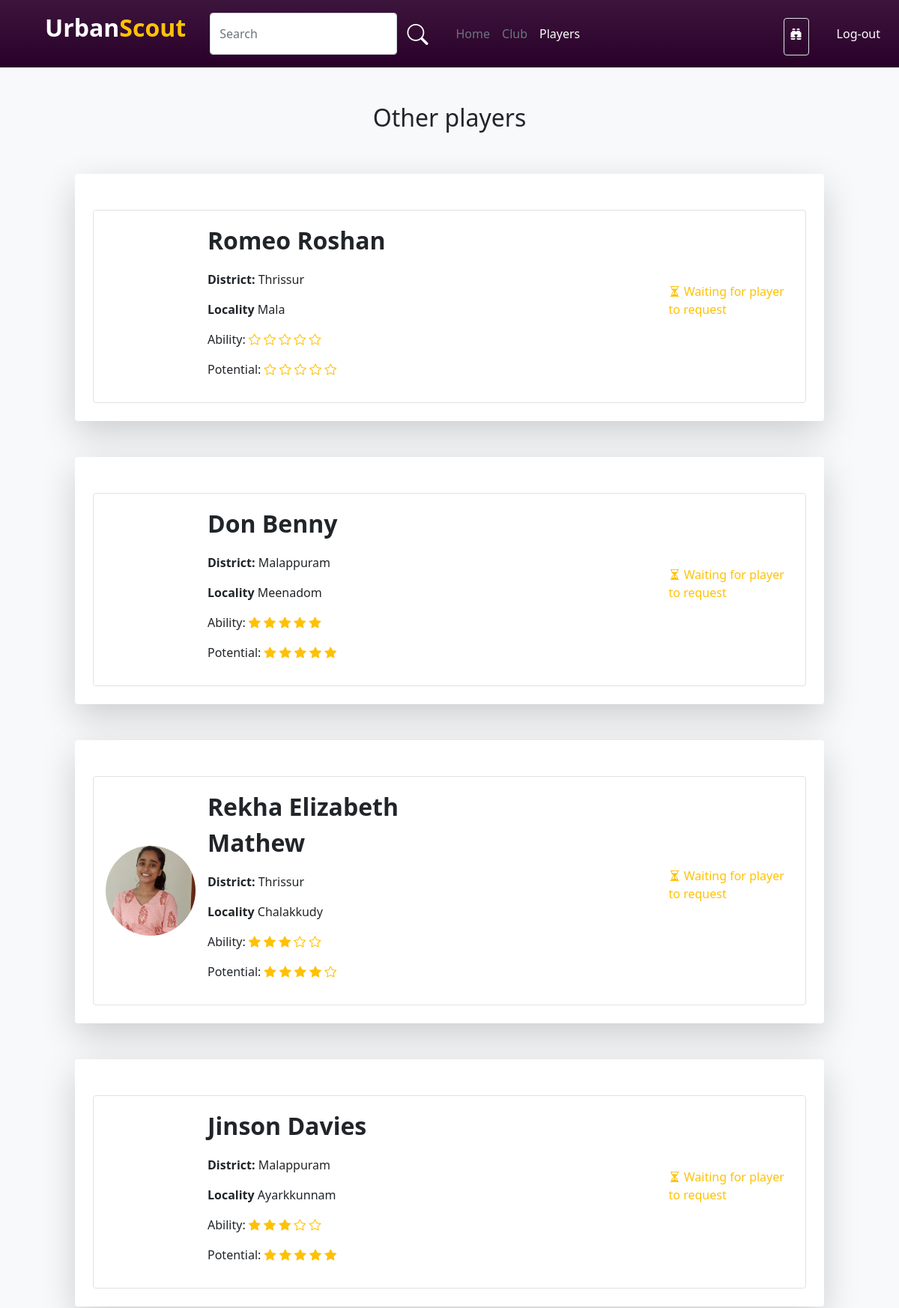
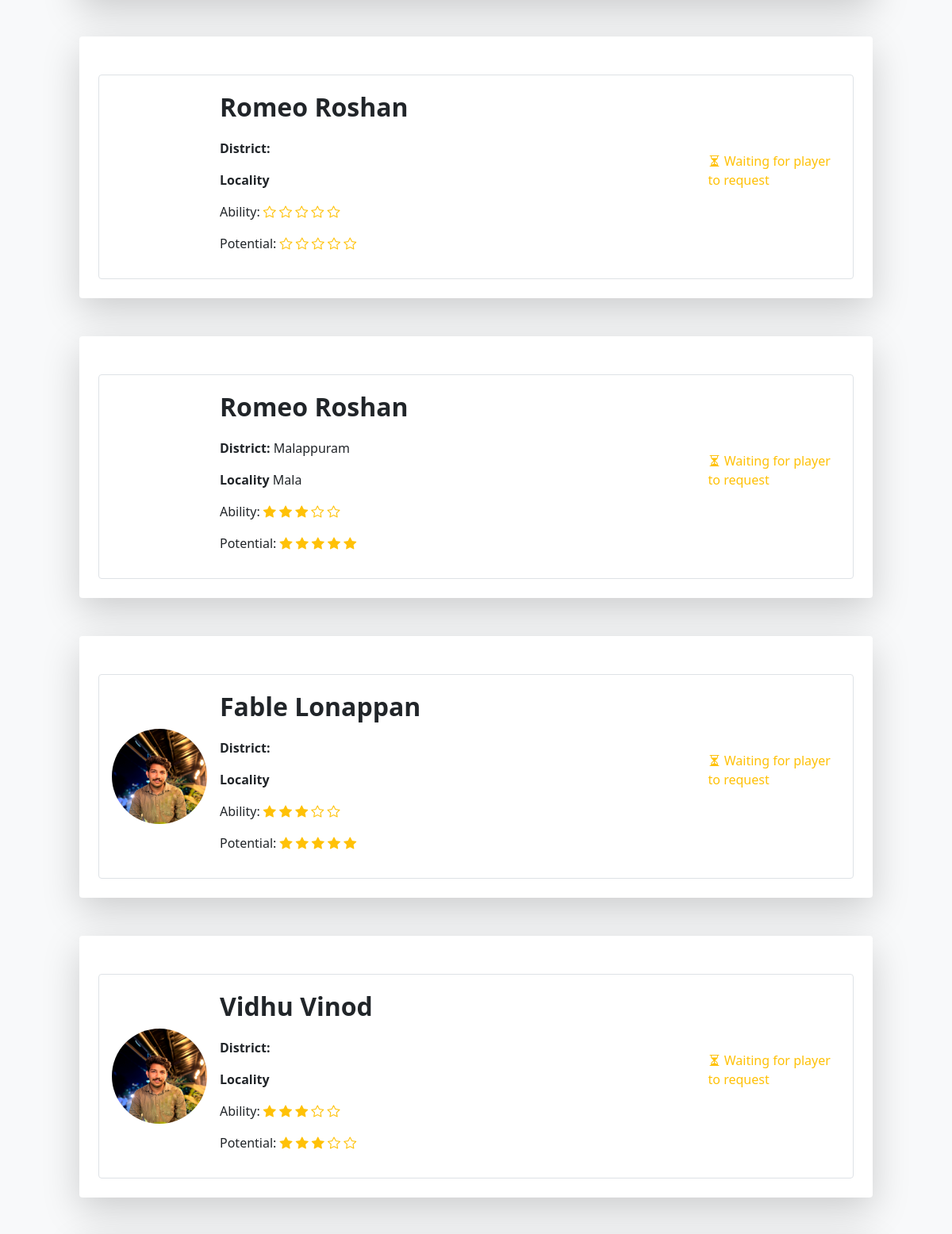
The page /ScoutPlayer (signed in, upper part) on the database its author committed (2 pictures, top to bottom).
### account/models.py (models this page shows)
class User(AbstractUser):
    username=models.CharField(max_length=32, blank=True, null=True)
    USERNAME_FIELD = 'email'
    email = models.EmailField(unique=True)
    img=models.ImageField(upload_to='pics',default='https://img.freepik.com/free-icon/man_318-677829.jpg',null=True)
    is_player=models.BooleanField('is_player',default=False)
    is_club=models.BooleanField('is_club',default=False)
    is_scout=models.BooleanField('is_scout',default=False)
    player_dob = models.DateField(("Date of Birth"), default=date.today, validators=[validate_dob])
    player_pos = models.CharField(("Position"),default='',max_length=30,choices=Pos_Choice)
    district = models.CharField(("District"),default='',max_length=20,choices=District_Choice)
    locality = models.CharField(("Locality"),default='',max_length=50,blank=True)
    player_foot = models.CharField(("Prefered Foot"),default='',max_length=10,choices=Foot_Choice)
    player_ability = models.IntegerField(("Ability"),default=0,choices=Ability_Choice)
    club_reputation = models.IntegerField(("Club Reputation"),default=0,choices=Ability_Choice)
    player_potential = models.IntegerField(("Potential"),default=0,choices=Ability_Choice)
    desc=models.CharField(("Description"),max_length=100, default='')
    club_name=models.CharField((("Club Name")),default='',max_length=30)
    scouted_by=models.CharField(max_length=30,default='')
    subscribed=models.BooleanField(default=False)
    phone = models.CharField(("Phone Number"), null=True, max_length=10, validators=[phone_number_validator])
    score=models.FloatField(default=0.0)
    REQUIRED_FIELDS = []

### account/views.py (the view)
# urls.py: path('ScoutPlayer',views.scoutPlayer,name="ScoutPlayer"),
@login_required(login_url='http://127.0.0.1:8000/login/')
def scoutPlayer(request):
    user = request.user
    interested_players = ShortlistedScouts.objects.filter(scout_id=user.id).values_list('player_id', flat=True)
    all_players = User.objects.filter(is_player=True).values()
    fullname = "{} {}".format(user.first_name, user.last_name)
    interested_players_list = []
    ability_range = range(0, 5)
    not_interested_players_list = []
    for player in all_players:
        player_id = player['id']
        player_data = {
            'id': player['id'],
            'first_name': player['first_name'],
            'last_name':player['last_name'],
            'img':player['img'],
            'district':player['district'],
            'locality':player['locality'],
            'scouted_by':player['scouted_by'],
            'player_ability':player['player_ability'],
            'player_potential':player['player_potential'],
        }
        if player_id in interested_players:
            interested_players_list.append(player_data)
        else:
            not_interested_players_list.append(player_data)
    print(interested_players_list)
    return render(request, 'ScoutPlayer.html', {
        'fullname':fullname,
        'interested_players': interested_players_list,
        'not_interested_players': not_interested_players_list,
        'abilityRange':ability_range,
    })

### template/ScoutPlayer.html (shortened to what this page needs)
{% load static %}
<!DOCTYPE html>
<html lang="en">
<head>
    <link rel="stylesheet" href="{% static 'style.css' %}">
    <link href="https://cdn.jsdelivr.net/npm/bootstrap@5.0.2/dist/css/bootstrap.min.css" rel="stylesheet"
>
    <link rel="stylesheet" href="https://cdn.jsdelivr.net/npm/bootstrap-icons@1.10.5/font/bootstrap-icons.css">
</head>
<body class="bg-light">
    <nav class="navbar player-navbar navbar-expand-lg">
        <div class="container-fluid">
            <a class="ms-5 navbar-brand d-flex fs-2 fw-bold" href="#"><p class="text-white">Urban</p><p class="text-warning">Scout</p></a>
            <div class="collapse navbar-collapse" id="navbarNav">
                <div class="ms-3 d-flex w-75">
                    <input type="text" class="form-control" id="search_bar" placeholder="Search">
                    <button class="btn shadow-none"><i class="bi bi-search fs-3 text-white"></i></button>
                </div>
                <div class="ms-3">
                    <ul class="navbar-nav me-auto mb-2 mb-lg-0">
                        <li class="nav-item">
                            <a class="nav-link  text-secondary" aria-current="page" href="{% url 'index' %}">Home</a>
                        </li>
                        <li class="nav-item">
                            <a class="nav-link text-secondary" aria-current="page" href="{% url 'ScoutClub' %}">Club</a>
                        </li>
                        <li class="nav-item">
                            <a class="nav-link text-white" aria-current="page" href="{% url 'ScoutPlayer' %}">Players</a>
                        </li>
                    </ul>
                </div>
                <div class="d-flex w-100 justify-content-start justify-content-sm-end">
                    <div class="border rounded p-2 pb-0 mt-2 ms-3">
                        <p class="text-light "><i class="bi bi-binoculars-fill"></i> {{user.first_name}}</p>
                    </div>
                    <a class="d-flex flex-column justify-content-center text-decoration-none" href="{% url 'logout' %}"><button class="btn text-white ms-4">Log-out</button></a>
                </div>
            </div>
        </div>
    </nav>
    <div class="d-flex flex-column align-items-center justify-content-center">
        {% if not_interested_players|length > 0 and i.scouted_by != fullname %}
        <h2 class="mt-5">Other players</h2>
        {% endif %}
        {% for i in not_interested_players %}
        {% if i.scouted_by != fullname %}
        <div class="col-10 bg-white rounded p-4 shadow-lg mt-5">
            <div class="border mt-4 d-flex flex-lg-row flex-column justify-content-center justify-content-lg-start align-items-center w-100 p-3 rounded">
                <div class="d-flex align-items-center">
                    <div class="player-scout-img">
                        <img class="w-100 rounded-circle" src={{i.img}} alt="">
                    </div>
                </div>
                <div class="ms-3 col-lg-5 col-12">
                    <p class="fs-2 fw-bold">{{i.first_name}} {{i.last_name}}</p>
                    <p class=""><b>District: </b>{{i.district}} </p>
                    <p class=""><b>Locality </b>{{i.locality}}</p>
                    <p>Ability:{% with ability=i.player_ability %} {% for j in abilityRange %}
                        {% if j < ability %}
                        <i class="bi bi-star-fill text-warning"></i>
                        {% else %}
                        <i class="bi bi-star text-warning"></i>
                        {% endif %}
                        {% endfor %}
                        {% endwith %}
                    </p>
                    <p>Potential:{% with potential=i.player_potential %} {% for j in abilityRange %}
                        {% if j < potential %}
                        <i class="bi bi-star-fill text-warning"></i>
                        {% else %}
                        <i class="bi bi-star text-warning"></i>
                        {% endif %}
                        {% endfor %}
                        {% endwith %}
                    </p>
                </div>
                <div class="d-flex justify-content-lg-end justify-content-center w-100">
                    <div class="d-flex align-items-center justify-content-center col-5">
                        <p class="text-warning"><i class="bi bi-hourglass-split"></i> Waiting for player to request</p>
                    </div>
                </div>
            </div>
        </div>
        {% endif %}
        {% endfor %}
    </div>
</body>
</html>

### static/style.css (style rules this page uses)
.player-navbar { background: linear-gradient(rgb(60, 21, 60), rgb(41, 0, 41)); }
.player-scout-img { width: 120px; height: 120px; }

### rows shown on the page
User: first_name "Romeo", last_name "Roshan", district "Thrissur", locality "Mala"
User: first_name "Don", last_name "Benny", district "Malappuram", locality "Meenadom"
User: img (picture), first_name "Rekha Elizabeth", last_name "Mathew", district "Thrissur", locality "Chalakkudy"
User: first_name "Jinson", last_name "Davies", district "Malappuram", locality "Ayarkkunnam"
User: first_name "Romeo", last_name "Roshan"
User: first_name "Romeo", last_name "Roshan", district "Malappuram", locality "Mala"
User: img (picture), first_name "Fable", last_name "Lonappan"
User: img (picture), first_name "Vidhu", last_name "Vinod"
